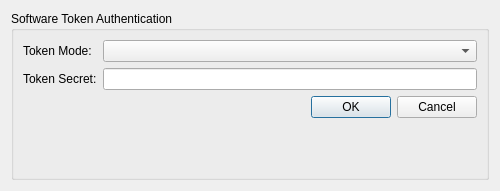
<?xml version="1.0" encoding="UTF-8"?>
<ui version="4.0">
 <class>OpenConnectToken</class>
 <widget class="QWidget" name="OpenConnectToken">
  <property name="geometry">
   <rect>
    <x>0</x>
    <y>0</y>
    <width>500</width>
    <height>191</height>
   </rect>
  </property>
  <property name="windowTitle">
   <string>OpenConnect OTP Tokens</string>
  </property>
  <layout class="QVBoxLayout" name="verticalLayout">
   <item>
    <widget class="QGroupBox" name="gbToken">
     <property name="title">
      <string>Software Token Authentication</string>
     </property>
     <layout class="QFormLayout" name="formLayout">
      <item row="0" column="0">
       <widget class="QLabel" name="label_8">
        <property name="text">
         <string>Token Mode:</string>
        </property>
        <property name="buddy">
         <cstring>cmbTokenMode</cstring>
        </property>
       </widget>
      </item>
      <item row="0" column="1">
       <widget class="QComboBox" name="cmbTokenMode">
        <property name="sizeAdjustPolicy">
         <enum>QComboBox::AdjustToContents</enum>
        </property>
       </widget>
      </item>
      <item row="1" column="0">
       <widget class="QLabel" name="label_9">
        <property name="text">
         <string>Token Secret:</string>
        </property>
       </widget>
      </item>
      <item row="1" column="1">
       <widget class="PasswordField" name="leTokenSecret"/>
      </item>
      <item row="2" column="1">
       <widget class="QDialogButtonBox" name="buttonBox">
        <property name="standardButtons">
         <set>QDialogButtonBox::Cancel|QDialogButtonBox::Ok</set>
        </property>
       </widget>
      </item>
     </layout>
    </widget>
   </item>
  </layout>
 </widget>
 <customwidgets>
  <customwidget>
   <class>PasswordField</class>
   <extends>QLineEdit</extends>
   <header>passwordfield.h</header>
  </customwidget>
 </customwidgets>
 <resources/>
 <connections/>
</ui>
